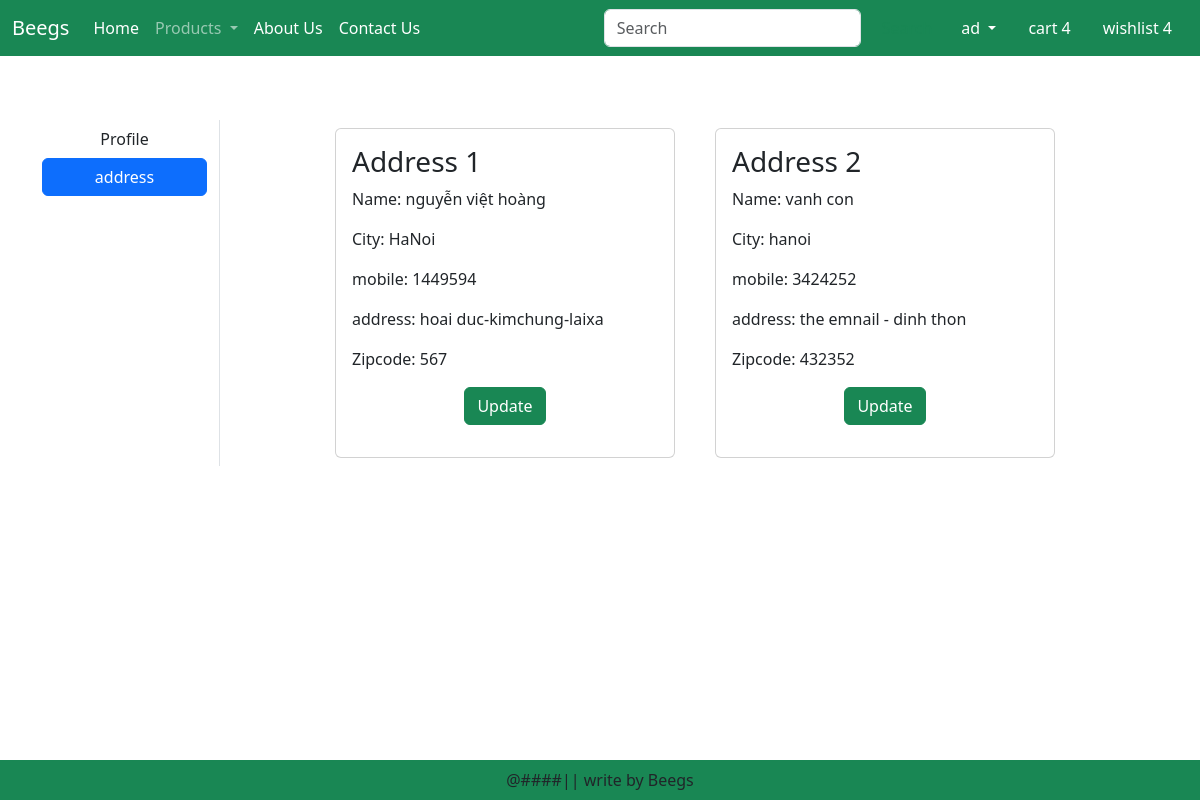
The page /address/ (signed in) on the database its author committed.
### website/models.py (models this page shows, shortened)
class Customer(models.Model):
    user = models.ForeignKey(User, on_delete=models.CASCADE)
    name = models.CharField(max_length = 200)
    city = models.CharField(max_length = 200)
    mobile = models.IntegerField(default = 0)
    zipcode =  models.IntegerField()
    address = models.CharField(max_length = 255)

### website/views.py (the view)
# urls.py: path('address/',views.address,name='address'),
def address(request):
    add = Customer.objects.filter(user = request.user)
    return render(request, 'website/address.html',locals())

### website/templates/website/address.html (shortened to what this page needs)
{% extends 'website/base.html' %}
{% load static %}
{% block maincontext %}
<div class="container my-5">
    <div class="row">
        <div class="col-sm-2 border-end">
            <ul class="list-unstyled">
                <li class="d-grid"><a href="{% url 'profile' %}" class="btn"> Profile</a></li>
                <li class="d-grid"><a href="{% url 'address' %}" class="btn btn-primary">address</a></li>
            </ul>
       </div>
        <div class="col-sm-8 offset-sm-1">
        <div class="row">
            {% for ad in add %}
                <div class="col-sm-6">
                    <div class="card m-2">
                        <div class="card-body">
                            <h3>Address {{forloop.counter}}</h3>
                            <p>Name: {{ad.name}}</p>
                            <p>City: {{ad.city}}</p>
                            <p>mobile: {{ad.mobile}}</p>
                            <p>address: {{ad.address}}</p>
                            <p>Zipcode: {{ad.zipcode}}</p>
                            <p class="text-center"><a href="{% url 'updateAddress' ad.id %}" type="button" class="btn btn-success">Update</a></p>
                        </div>
                    </div>
                </div>
            {% endfor %}
        </div>
        </div>
    </div>
</div>
{% endblock maincontext %}

### website/templates/website/base.html (shortened to what this page needs)
{% load static %}
<!DOCTYPE html>
<html lang="en">
<head>
    <link href="https://cdn.jsdelivr.net/npm/bootstrap@5.3.2/dist/css/bootstrap.min.css" rel="stylesheet">
    <link rel="stylesheet" href="{% static 'website/css/owl.carousel.min.css'%}">
    <link rel="stylesheet" href="{% static 'website/css/all.min.css'%}">
    <link rel="stylesheet" href="{% static 'website/css/style.css'%}">
</head>
<body>
    <nav class="navbar navbar-expand-lg fixed-top navbar-dark bg-success">
        <div class="container-fluid">
          <a class="navbar-brand" href="{% url 'home' %}">Beegs</a>
          <div class="collapse navbar-collapse" id="navbarSupportedContent">
            <ul class="navbar-nav me-auto mb-2 mb-lg-0">
              {% if user.is_authenticated %}
              <li class="nav-item">
                <a class="nav-link active" aria-current="page" href="{% url 'home' %}">Home</a>
              </li>
              <li class="nav-item dropdown">
                <a class="nav-link dropdown-toggle" href="#" role="button" data-bs-toggle="dropdown" aria-expanded="false">
                  Products
                </a>
              </li>
              <li class="nav-item">
                <a class="nav-link text-white" href="{% url 'about' %}">About Us</a>
              </li>
              <li class="nav-item">
                <a class="nav-link text-white" href="{% url 'contact' %}">Contact Us</a>
              </li>
            </ul>
            <form class="d-flex" role="search">
              <input class="form-control me-2" type="search" placeholder="Search" aria-label="Search">
              <button class="btn btn-outline-success" type="submit">Search</button>
            </form>
          </div>
          <ul class="navbar-nav me-auto mb-2 mb-lg-0">
            <li class="nav-item dropdown mx-2">
                <a class="nav-link dropdown-toggle text-white" href="#" id="Profile"role="button" data-bs-toggle="dropdown" aria-expanded="false">
                  {{request.user}}
                </a>
              </li>
              <li class="nav-item mx-2">
                <a class="nav-link text-white" href="{% url 'showcart' %}">cart 4</a>
              </li>
              <li class="nav-item mx-2">
                <a class="nav-link text-white" href="#">wishlist 4</a>
              </li>
              {% endif %}
          </ul>
        </div>
      </nav> <br><br><br>
      {% block maincontext %}
      {% endblock maincontext %}
      <br>
      <br>
      <br>
    <footer class="container-fluid fixed-bottom bg-success text-center p-2 mt-5">
        @####|| write by Beegs
    </footer>
    </body>
</html>

### rows shown on the page
Customer: name "nguyễn việt hoàng", city "HaNoi", mobile "1449594", address "hoai duc-kimchung-laixa", zipcode "567"
Customer: name "vanh con", city "hanoi", mobile "3424252", address "the emnail - dinh thon", zipcode "432352"

### other values the page prints
{{ request.user }} "ad"
